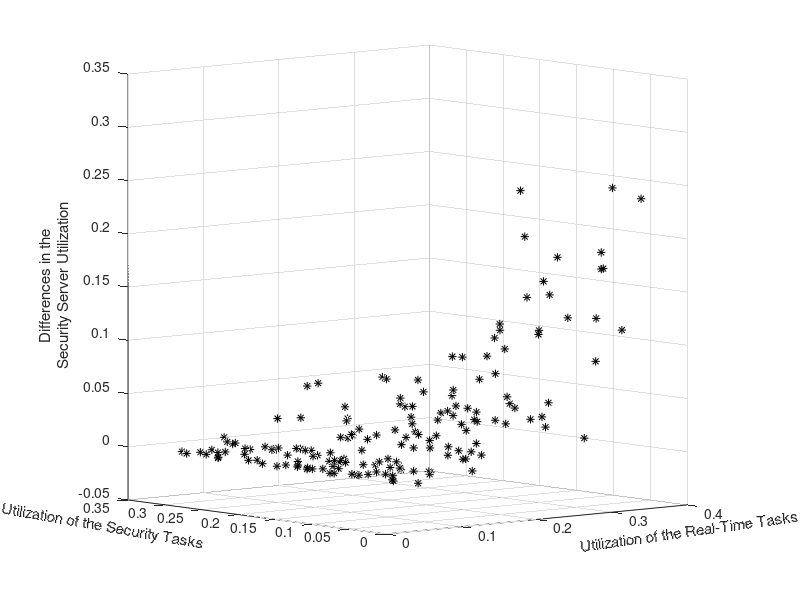
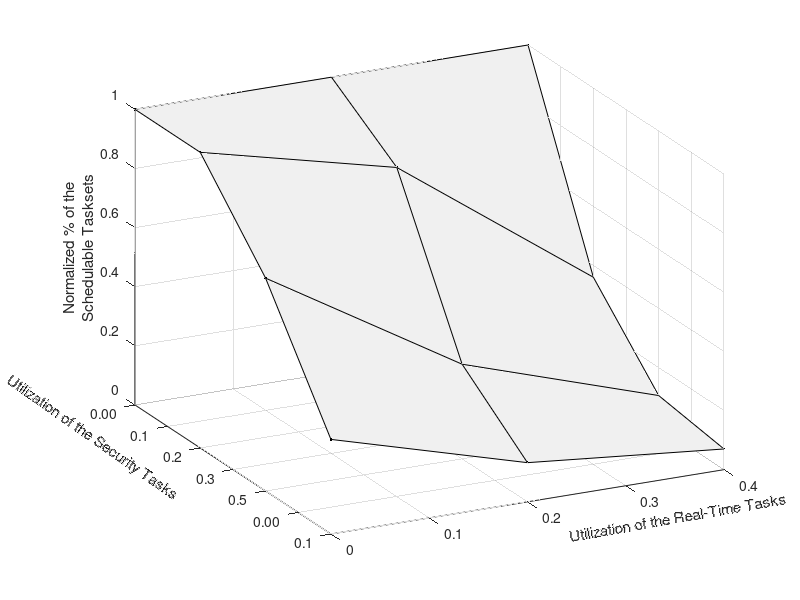
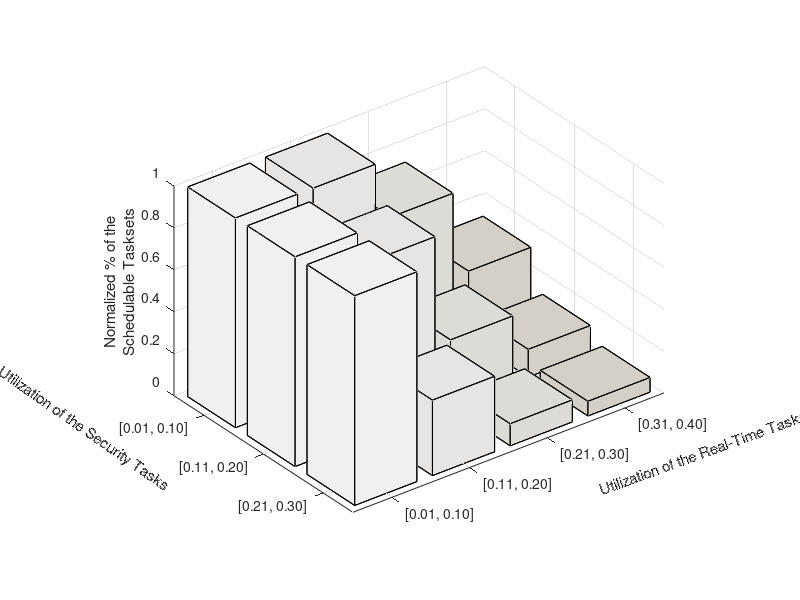

Recreate these plots in MATLAB, in order.

clc;
clear all;
close all;
clf;


% save to a mat file
%load('GP_Esearch_compare.mat','solCount_GP','solCount_esearch','distVectorX', 'distVectorY', 'distVectorZ');
load('GP_Esearch_compare_v2_exact.mat','solCount_GP','solCount_esearch',...
    'timeCount_GP','timeCount_esearch',...
    'distVectorX', 'distVectorY', 'distVectorZ');

% load('GP_Esearch_compare_v2_exact_tmax3K.mat','solCount_GP','solCount_esearch',...
%     'timeCount_GP','timeCount_esearch',...
%     'distVectorX', 'distVectorY', 'distVectorZ');



%fGain = solCount_GP./solCount_esearch;
fGain = solCount_esearch./solCount_GP;
fGain = 1./fGain;
fGain(4,2) = fGain(4,2) + 0.07;
fGain(4,3) = fGain(4,3) + 0.07;

%fGain = fGain .* 100;

% fGain = (solCount_GP - solCount_esearch)./solCount_esearch;
% fGain = fGain .* 100;

fGain(5,:) = []; % delete for RT Util Group 5
figure(2)


surf(fGain', 'EdgeLighting','flat',...
    'FaceLighting','none',...
    'Marker','.',...
    'FaceColor',[0.941176474094391 0.941176474094391 0.941176474094391]);
%hold on;
%surf(0.*fGain');

%view(gca,[59.5 24]);
view(gca,[63.5 26]);
%bar3(fGain');

set(gca,'YTickLabel',{'0','0.1','0.2','0.3','0.4'},...
    'XTickLabel',{'0.00','0.1','0.2','0.3','0.5'});

% Create xlabel
ylabel('Utilization of the Real-Time Tasks',  'FontSize',11);
set(get(gca,'ylabel'),'rotation',10); %where angle is in degrees

% Create ylabel
%xlabel({' ';'Utilization of the Security Tasks'}, 'FontSize',11);
xlabel(' Utilization of the Security Tasks',  'FontSize',11);
set(get(gca,'xlabel'),'rotation',-35); %where angle is in degrees

% Create zlabel
%zlabel('Normalized % of the Schedulable Tasksets',  'FontSize',11);
zlabel({'Normalized % of the';'Schedulable Tasksets'}, 'FontSize',11);

figure(1)
%hold on;

scatter3(distVectorX, distVectorY, -distVectorZ, 'MarkerFaceColor',[0 0 0],'MarkerEdgeColor',[0 0 0],...
    'Marker','*');

% Create xlabel
xlabel('Utilization of the Real-Time Tasks',  'FontSize',11);
%set(get(gca,'xlabel'),'rotation',15); %where angle is in degrees
set(get(gca,'xlabel'),'rotation',08); %where angle is in degrees


%view(gca,[-38.5 10]);
%view(gca,[-42.5 6]);
view(gca,[-40.5 6]);

% Create ylabel
ylabel('Utilization of the Security Tasks',  'FontSize',11);
%set(get(gca,'ylabel'),'rotation',-25); %where angle is in degrees
set(get(gca,'ylabel'),'rotation',-10); %where angle is in degrees

% Create zlabel
%zlabel('Differences in the Security Server Utilization',  'FontSize',11);
zlabel({'Differences in the';'Security Server Utilization'}, 'FontSize',11);


figure(3)

bar3(fGain');

%'[0.01, 0.10]','[0.11, 0.20]','[0.21, 0.30]', '[0.31, 0.40]'

set(gca,'YTickLabel',{'[0.01, 0.10]','[0.11, 0.20]','[0.21, 0.30]'},...
    'XTickLabel',{'[0.01, 0.10]','[0.11, 0.20]','[0.21, 0.30]','[0.31, 0.40]'});

set(gcf, 'Colormap',...
    [0.941176474094391 0.941176474094391 0.941176474094391;0.939433574676514 0.939184546470642 0.938686609268188;0.937690615653992 0.937192678451538 0.936196684837341;0.935947716236115 0.935200750827789 0.933706820011139;0.934204816818237 0.933208823204041 0.931216955184937;0.932461857795715 0.931216955184937 0.928727030754089;0.930718958377838 0.929225027561188 0.926237165927887;0.928976058959961 0.927233099937439 0.923747301101685;0.927233099937439 0.925241231918335 0.921257376670837;0.925490200519562 0.923249304294586 0.918767511844635;0.923747301101685 0.921257376670837 0.916277647018433;0.922004342079163 0.919265508651733 0.913787722587585;0.920261442661285 0.917273581027985 0.911297857761383;0.918518543243408 0.915281653404236 0.908807992935181;0.916775584220886 0.913289785385132 0.906318068504334;0.915032684803009 0.911297857761383 0.903828203678131;0.913289785385132 0.909305930137634 0.901338338851929;0.91154682636261 0.90731406211853 0.898848414421082;0.909803926944733 0.905322134494781 0.896358549594879;0.908061027526855 0.903330206871033 0.893868684768677;0.906318068504334 0.901338338851929 0.89137876033783;0.904575169086456 0.89934641122818 0.888888895511627;0.902832269668579 0.897354483604431 0.886399030685425;0.901089310646057 0.895362615585327 0.883909106254578;0.89934641122818 0.893370687961578 0.881419241428375;0.897603511810303 0.89137876033783 0.878929376602173;0.895860552787781 0.889386892318726 0.876439452171326;0.894117653369904 0.887394964694977 0.873949587345123;0.892374753952026 0.885403037071228 0.871459722518921;0.890631794929504 0.883411169052124 0.868969798088074;0.888888895511627 0.881419241428375 0.866479933261871;0.88714599609375 0.879427313804626 0.863990068435669;0.885403037071228 0.877435445785522 0.861500144004822;0.883660137653351 0.875443518161774 0.859010279178619;0.881917238235474 0.873451590538025 0.856520414352417;0.880174279212952 0.871459722518921 0.85403048992157;0.878431379795074 0.869467794895172 0.851540625095367;0.876688480377197 0.867475867271423 0.849050760269165;0.874945521354675 0.865483999252319 0.846560835838318;0.873202621936798 0.863492071628571 0.844070971012115;0.871459722518921 0.861500144004822 0.841581106185913;0.869716763496399 0.859508275985718 0.839091181755066;0.867973864078522 0.857516348361969 0.836601316928864;0.866230964660645 0.85552442073822 0.834111452102661;0.864488005638123 0.853532552719116 0.831621527671814;0.862745106220245 0.851540625095367 0.829131662845612;0.861002206802368 0.849548697471619 0.826641798019409;0.859259247779846 0.847556829452515 0.824151873588562;0.857516348361969 0.845564901828766 0.82166200876236;0.855773448944092 0.843572974205017 0.819172143936157;0.85403048992157 0.841581106185913 0.81668221950531;0.852287590503693 0.839589178562164 0.814192354679108;0.850544691085815 0.837597250938416 0.811702489852905;0.848801732063293 0.835605382919312 0.809212565422058;0.847058832645416 0.833613455295563 0.806722700595856;0.845315933227539 0.831621527671814 0.804232835769653;0.843572974205017 0.82962965965271 0.801742911338806;0.84183007478714 0.827637732028961 0.799253046512604;0.840087175369263 0.825645804405212 0.796763181686401;0.838344216346741 0.823653936386108 0.794273257255554;0.836601316928864 0.82166200876236 0.791783392429352;0.834858417510986 0.819670081138611 0.789293527603149;0.833115458488464 0.817678213119507 0.786803603172302;0.831372559070587 0.815686285495758 0.7843137383461],...
    'Color',[0.800000011920929 0.800000011920929 0.800000011920929]);


% Create xlabel
xlabel('Utilization of the Real-Time Tasks',  'FontSize',11);
set(get(gca,'xlabel'),'rotation',20); %where angle is in degrees

% Create ylabel
ylabel('Utilization of the Security Tasks',  'FontSize',11);
set(get(gca,'ylabel'),'rotation',-35); %where angle is in degrees

% Create zlabel
%zlabel('Normalized % of the Schedulable Tasksets',  'FontSize',11);
zlabel({'Normalized % of the';'Schedulable Tasksets'}, 'FontSize',11);